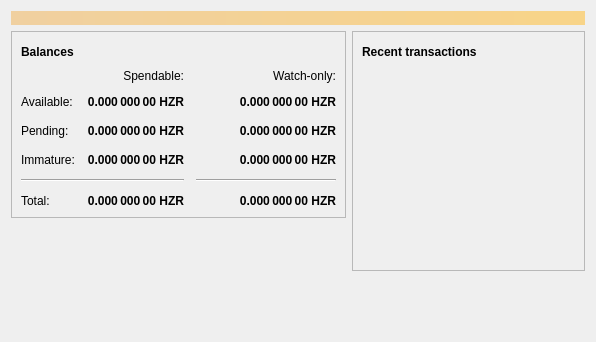
<?xml version="1.0" encoding="UTF-8"?>
<ui version="4.0">
 <class>OverviewPage</class>
 <widget class="QWidget" name="OverviewPage">
  <property name="geometry">
   <rect>
    <x>0</x>
    <y>0</y>
    <width>596</width>
    <height>342</height>
   </rect>
  </property>
  <property name="windowTitle">
   <string>Form</string>
  </property>
  <layout class="QVBoxLayout" name="topLayout">
   <item>
    <widget class="QLabel" name="labelAlerts">
     <property name="visible">
      <bool>false</bool>
     </property>
     <property name="styleSheet">
      <string notr="true">QLabel { background-color: qlineargradient(x1: 0, y1: 0, x2: 1, y2: 0, stop:0 #F0D0A0, stop:1 #F8D488); color:#000000; }</string>
     </property>
     <property name="wordWrap">
      <bool>true</bool>
     </property>
     <property name="margin">
      <number>3</number>
     </property>
     <property name="textInteractionFlags">
      <set>Qt::TextSelectableByMouse</set>
     </property>
    </widget>
   </item>
   <item>
    <layout class="QHBoxLayout" name="horizontalLayout" stretch="1,1">
     <item>
      <layout class="QVBoxLayout" name="verticalLayout_2">
       <item>
        <widget class="QFrame" name="frame">
         <property name="frameShape">
          <enum>QFrame::StyledPanel</enum>
         </property>
         <property name="frameShadow">
          <enum>QFrame::Raised</enum>
         </property>
         <layout class="QVBoxLayout" name="verticalLayout_4">
          <item>
           <layout class="QHBoxLayout" name="horizontalLayout_4">
            <item>
             <widget class="QLabel" name="label_5">
              <property name="font">
               <font>
                <weight>75</weight>
                <bold>true</bold>
               </font>
              </property>
              <property name="text">
               <string>Balances</string>
              </property>
             </widget>
            </item>
            <item>
             <widget class="QPushButton" name="labelWalletStatus">
              <property name="enabled">
               <bool>true</bool>
              </property>
              <property name="maximumSize">
               <size>
                <width>30</width>
                <height>16777215</height>
               </size>
              </property>
              <property name="toolTip">
               <string>The displayed information may be out of date. Your wallet automatically synchronizes with the Beeso network after a connection is established, but this process has not completed yet.</string>
              </property>
              <property name="text">
               <string/>
              </property>
              <property name="icon">
               <iconset resource="../bitcoin.qrc">
                <normaloff>:/icons/warning</normaloff>
                <disabledoff>:/icons/warning</disabledoff>:/icons/warning</iconset>
              </property>
              <property name="iconSize">
               <size>
                <width>24</width>
                <height>24</height>
               </size>
              </property>
              <property name="flat">
               <bool>true</bool>
              </property>
             </widget>
            </item>
            <item>
             <spacer name="horizontalSpacer_3">
              <property name="orientation">
               <enum>Qt::Horizontal</enum>
              </property>
              <property name="sizeHint" stdset="0">
               <size>
                <width>40</width>
                <height>20</height>
               </size>
              </property>
             </spacer>
            </item>
           </layout>
          </item>
          <item>
           <layout class="QGridLayout" name="gridLayout">
            <property name="spacing">
             <number>12</number>
            </property>
            <item row="2" column="2">
             <widget class="QLabel" name="labelWatchPending">
              <property name="font">
               <font>
                <weight>75</weight>
                <bold>true</bold>
               </font>
              </property>
              <property name="cursor">
               <cursorShape>IBeamCursor</cursorShape>
              </property>
              <property name="toolTip">
               <string>Unconfirmed transactions to watch-only addresses</string>
              </property>
              <property name="text">
               <string notr="true">0.000 000 00 HZR</string>
              </property>
              <property name="alignment">
               <set>Qt::AlignRight|Qt::AlignTrailing|Qt::AlignVCenter</set>
              </property>
              <property name="textInteractionFlags">
               <set>Qt::LinksAccessibleByMouse|Qt::TextSelectableByKeyboard|Qt::TextSelectableByMouse</set>
              </property>
             </widget>
            </item>
            <item row="2" column="1">
             <widget class="QLabel" name="labelUnconfirmed">
              <property name="font">
               <font>
                <weight>75</weight>
                <bold>true</bold>
               </font>
              </property>
              <property name="cursor">
               <cursorShape>IBeamCursor</cursorShape>
              </property>
              <property name="toolTip">
               <string>Total of transactions that have yet to be confirmed, and do not yet count toward the spendable balance</string>
              </property>
              <property name="text">
               <string notr="true">0.000 000 00 HZR</string>
              </property>
              <property name="alignment">
               <set>Qt::AlignRight|Qt::AlignTrailing|Qt::AlignVCenter</set>
              </property>
              <property name="textInteractionFlags">
               <set>Qt::LinksAccessibleByMouse|Qt::TextSelectableByKeyboard|Qt::TextSelectableByMouse</set>
              </property>
             </widget>
            </item>
            <item row="3" column="2">
             <widget class="QLabel" name="labelWatchImmature">
              <property name="font">
               <font>
                <weight>75</weight>
                <bold>true</bold>
               </font>
              </property>
              <property name="cursor">
               <cursorShape>IBeamCursor</cursorShape>
              </property>
              <property name="toolTip">
               <string>Mined balance in watch-only addresses that has not yet matured</string>
              </property>
              <property name="text">
               <string notr="true">0.000 000 00 HZR</string>
              </property>
              <property name="alignment">
               <set>Qt::AlignRight|Qt::AlignTrailing|Qt::AlignVCenter</set>
              </property>
              <property name="textInteractionFlags">
               <set>Qt::LinksAccessibleByMouse|Qt::TextSelectableByKeyboard|Qt::TextSelectableByMouse</set>
              </property>
             </widget>
            </item>
            <item row="4" column="0" colspan="2">
             <widget class="Line" name="line">
              <property name="orientation">
               <enum>Qt::Horizontal</enum>
              </property>
             </widget>
            </item>
            <item row="4" column="2">
             <widget class="Line" name="lineWatchBalance">
              <property name="sizePolicy">
               <sizepolicy hsizetype="Preferred" vsizetype="Fixed">
                <horstretch>0</horstretch>
                <verstretch>0</verstretch>
               </sizepolicy>
              </property>
              <property name="minimumSize">
               <size>
                <width>140</width>
                <height>0</height>
               </size>
              </property>
              <property name="orientation">
               <enum>Qt::Horizontal</enum>
              </property>
             </widget>
            </item>
            <item row="5" column="0">
             <widget class="QLabel" name="labelTotalText">
              <property name="text">
               <string>Total:</string>
              </property>
             </widget>
            </item>
            <item row="3" column="1">
             <widget class="QLabel" name="labelImmature">
              <property name="font">
               <font>
                <weight>75</weight>
                <bold>true</bold>
               </font>
              </property>
              <property name="cursor">
               <cursorShape>IBeamCursor</cursorShape>
              </property>
              <property name="toolTip">
               <string>Mined balance that has not yet matured</string>
              </property>
              <property name="text">
               <string notr="true">0.000 000 00 HZR</string>
              </property>
              <property name="alignment">
               <set>Qt::AlignRight|Qt::AlignTrailing|Qt::AlignVCenter</set>
              </property>
              <property name="textInteractionFlags">
               <set>Qt::LinksAccessibleByMouse|Qt::TextSelectableByKeyboard|Qt::TextSelectableByMouse</set>
              </property>
             </widget>
            </item>
            <item row="2" column="3">
             <spacer name="horizontalSpacer_2">
              <property name="orientation">
               <enum>Qt::Horizontal</enum>
              </property>
              <property name="sizeHint" stdset="0">
               <size>
                <width>40</width>
                <height>20</height>
               </size>
              </property>
             </spacer>
            </item>
            <item row="3" column="0">
             <widget class="QLabel" name="labelImmatureText">
              <property name="text">
               <string>Immature:</string>
              </property>
             </widget>
            </item>
            <item row="5" column="1">
             <widget class="QLabel" name="labelTotal">
              <property name="font">
               <font>
                <weight>75</weight>
                <bold>true</bold>
               </font>
              </property>
              <property name="cursor">
               <cursorShape>IBeamCursor</cursorShape>
              </property>
              <property name="toolTip">
               <string>Your current total balance</string>
              </property>
              <property name="text">
               <string notr="true">0.000 000 00 HZR</string>
              </property>
              <property name="alignment">
               <set>Qt::AlignRight|Qt::AlignTrailing|Qt::AlignVCenter</set>
              </property>
              <property name="textInteractionFlags">
               <set>Qt::LinksAccessibleByMouse|Qt::TextSelectableByKeyboard|Qt::TextSelectableByMouse</set>
              </property>
             </widget>
            </item>
            <item row="5" column="2">
             <widget class="QLabel" name="labelWatchTotal">
              <property name="font">
               <font>
                <weight>75</weight>
                <bold>true</bold>
               </font>
              </property>
              <property name="cursor">
               <cursorShape>IBeamCursor</cursorShape>
              </property>
              <property name="toolTip">
               <string>Current total balance in watch-only addresses</string>
              </property>
              <property name="text">
               <string notr="true">0.000 000 00 HZR</string>
              </property>
              <property name="alignment">
               <set>Qt::AlignRight|Qt::AlignTrailing|Qt::AlignVCenter</set>
              </property>
              <property name="textInteractionFlags">
               <set>Qt::LinksAccessibleByMouse|Qt::TextSelectableByKeyboard|Qt::TextSelectableByMouse</set>
              </property>
             </widget>
            </item>
            <item row="0" column="2">
             <widget class="QLabel" name="labelWatchonly">
              <property name="text">
               <string>Watch-only:</string>
              </property>
              <property name="alignment">
               <set>Qt::AlignRight|Qt::AlignTrailing|Qt::AlignVCenter</set>
              </property>
             </widget>
            </item>
            <item row="1" column="0">
             <widget class="QLabel" name="labelBalanceText">
              <property name="text">
               <string>Available:</string>
              </property>
             </widget>
            </item>
            <item row="1" column="1">
             <widget class="QLabel" name="labelBalance">
              <property name="font">
               <font>
                <weight>75</weight>
                <bold>true</bold>
               </font>
              </property>
              <property name="cursor">
               <cursorShape>IBeamCursor</cursorShape>
              </property>
              <property name="toolTip">
               <string>Your current spendable balance</string>
              </property>
              <property name="text">
               <string notr="true">0.000 000 00 HZR</string>
              </property>
              <property name="alignment">
               <set>Qt::AlignRight|Qt::AlignTrailing|Qt::AlignVCenter</set>
              </property>
              <property name="textInteractionFlags">
               <set>Qt::LinksAccessibleByMouse|Qt::TextSelectableByKeyboard|Qt::TextSelectableByMouse</set>
              </property>
             </widget>
            </item>
            <item row="1" column="2">
             <widget class="QLabel" name="labelWatchAvailable">
              <property name="font">
               <font>
                <weight>75</weight>
                <bold>true</bold>
               </font>
              </property>
              <property name="cursor">
               <cursorShape>IBeamCursor</cursorShape>
              </property>
              <property name="toolTip">
               <string>Your current balance in watch-only addresses</string>
              </property>
              <property name="text">
               <string notr="true">0.000 000 00 HZR</string>
              </property>
              <property name="alignment">
               <set>Qt::AlignRight|Qt::AlignTrailing|Qt::AlignVCenter</set>
              </property>
              <property name="textInteractionFlags">
               <set>Qt::LinksAccessibleByMouse|Qt::TextSelectableByKeyboard|Qt::TextSelectableByMouse</set>
              </property>
             </widget>
            </item>
            <item row="2" column="0">
             <widget class="QLabel" name="labelPendingText">
              <property name="text">
               <string>Pending:</string>
              </property>
             </widget>
            </item>
            <item row="0" column="1">
             <widget class="QLabel" name="labelSpendable">
              <property name="text">
               <string>Spendable:</string>
              </property>
              <property name="alignment">
               <set>Qt::AlignRight|Qt::AlignTrailing|Qt::AlignVCenter</set>
              </property>
             </widget>
            </item>
           </layout>
          </item>
         </layout>
        </widget>
       </item>
       <item>
        <spacer name="verticalSpacer">
         <property name="orientation">
          <enum>Qt::Vertical</enum>
         </property>
         <property name="sizeHint" stdset="0">
          <size>
           <width>20</width>
           <height>40</height>
          </size>
         </property>
        </spacer>
       </item>
      </layout>
     </item>
     <item>
      <layout class="QVBoxLayout" name="verticalLayout_3">
       <item>
        <widget class="QFrame" name="frame_2">
         <property name="frameShape">
          <enum>QFrame::StyledPanel</enum>
         </property>
         <property name="frameShadow">
          <enum>QFrame::Raised</enum>
         </property>
         <layout class="QVBoxLayout" name="verticalLayout">
          <item>
           <layout class="QHBoxLayout" name="horizontalLayout_2">
            <item>
             <widget class="QLabel" name="label_4">
              <property name="font">
               <font>
                <weight>75</weight>
                <bold>true</bold>
               </font>
              </property>
              <property name="text">
               <string>Recent transactions</string>
              </property>
             </widget>
            </item>
            <item>
             <widget class="QPushButton" name="labelTransactionsStatus">
              <property name="enabled">
               <bool>true</bool>
              </property>
              <property name="maximumSize">
               <size>
                <width>30</width>
                <height>16777215</height>
               </size>
              </property>
              <property name="toolTip">
               <string>The displayed information may be out of date. Your wallet automatically synchronizes with the Beeso network after a connection is established, but this process has not completed yet.</string>
              </property>
              <property name="text">
               <string/>
              </property>
              <property name="icon">
               <iconset resource="../bitcoin.qrc">
                <normaloff>:/icons/warning</normaloff>
                <disabledoff>:/icons/warning</disabledoff>:/icons/warning</iconset>
              </property>
              <property name="iconSize">
               <size>
                <width>24</width>
                <height>24</height>
               </size>
              </property>
              <property name="flat">
               <bool>true</bool>
              </property>
             </widget>
            </item>
            <item>
             <spacer name="horizontalSpacer">
              <property name="orientation">
               <enum>Qt::Horizontal</enum>
              </property>
              <property name="sizeHint" stdset="0">
               <size>
                <width>40</width>
                <height>20</height>
               </size>
              </property>
             </spacer>
            </item>
           </layout>
          </item>
          <item>
           <widget class="QListView" name="listTransactions">
            <property name="styleSheet">
             <string notr="true">QListView { background: transparent; }</string>
            </property>
            <property name="frameShape">
             <enum>QFrame::NoFrame</enum>
            </property>
            <property name="verticalScrollBarPolicy">
             <enum>Qt::ScrollBarAlwaysOff</enum>
            </property>
            <property name="horizontalScrollBarPolicy">
             <enum>Qt::ScrollBarAlwaysOff</enum>
            </property>
            <property name="selectionMode">
             <enum>QAbstractItemView::NoSelection</enum>
            </property>
           </widget>
          </item>
         </layout>
        </widget>
       </item>
       <item>
        <spacer name="verticalSpacer_2">
         <property name="orientation">
          <enum>Qt::Vertical</enum>
         </property>
         <property name="sizeHint" stdset="0">
          <size>
           <width>20</width>
           <height>40</height>
          </size>
         </property>
        </spacer>
       </item>
      </layout>
     </item>
    </layout>
   </item>
  </layout>
 </widget>
 <resources/>
 <connections/>
</ui>
